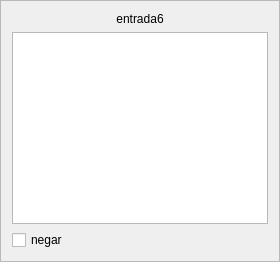
                     <widget class="QFrame" name="inframe6">
                      <property name="sizePolicy">
                       <sizepolicy hsizetype="Preferred" vsizetype="Preferred">
                        <horstretch>0</horstretch>
                        <verstretch>0</verstretch>
                       </sizepolicy>
                      </property>
                      <property name="frameShape">
                       <enum>QFrame::StyledPanel</enum>
                      </property>
                      <property name="frameShadow">
                       <enum>QFrame::Raised</enum>
                      </property>
                      <layout class="QGridLayout" name="gridLayout_28">
                       <item row="0" column="0">
                        <layout class="QVBoxLayout" name="verticalLayout_22">
                         <item>
                          <widget class="QLabel" name="inlabel6">
                           <property name="sizePolicy">
                            <sizepolicy hsizetype="Expanding" vsizetype="Preferred">
                             <horstretch>0</horstretch>
                             <verstretch>0</verstretch>
                            </sizepolicy>
                           </property>
                           <property name="text">
                            <string>entrada6</string>
                           </property>
                           <property name="alignment">
                            <set>Qt::AlignCenter</set>
                           </property>
                          </widget>
                         </item>
                         <item>
                          <widget class="QListWidget" name="inlist6">
                           <property name="sizePolicy">
                            <sizepolicy hsizetype="Preferred" vsizetype="Expanding">
                             <horstretch>0</horstretch>
                             <verstretch>0</verstretch>
                            </sizepolicy>
                           </property>
                          </widget>
                         </item>
                         <item>
                          <widget class="QCheckBox" name="innot6">
                           <property name="sizePolicy">
                            <sizepolicy hsizetype="Fixed" vsizetype="Fixed">
                             <horstretch>0</horstretch>
                             <verstretch>0</verstretch>
                            </sizepolicy>
                           </property>
                           <property name="text">
                            <string>negar</string>
                           </property>
                          </widget>
                         </item>
                        </layout>
                       </item>
                      </layout>
                     </widget>
